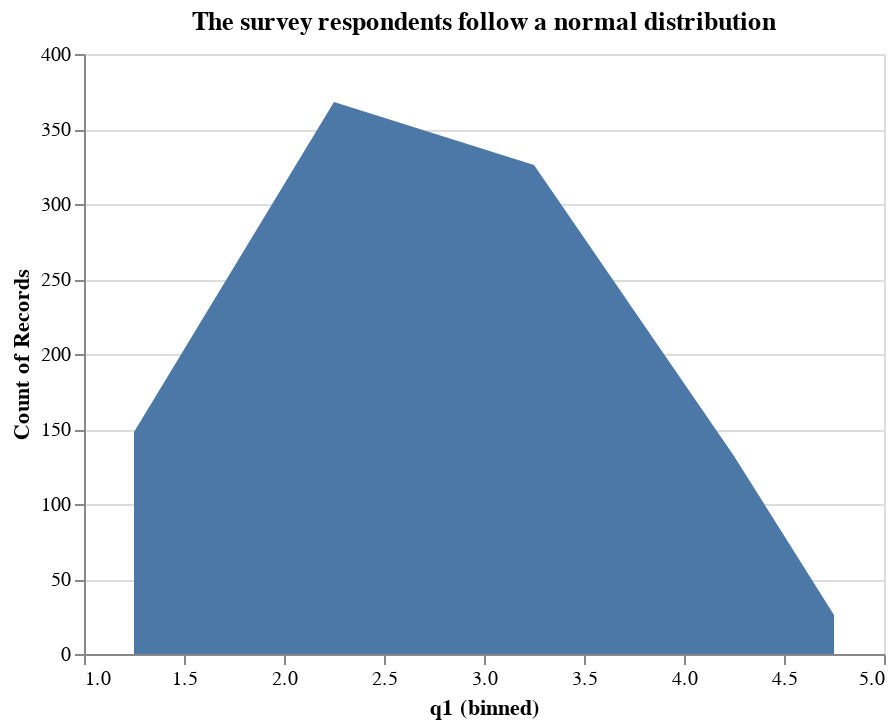

Notebook cell for this chart:
### Code cell
sample_chart = (
    alt.Chart(sample)
    .mark_area()
    .encode(alt.X("q1:Q", bin=True), y="count()",)
    .properties(title="The survey respondents follow a normal distribution")
)
sample_chart

### Figure 1 — Vega-Lite specification as saved in the notebook (floating-point values rounded to 4 significant figures; data arrays with more than 128 entries replaced by an {"elided": "..."} marker saying what was removed)
{"config": {"view": {"continuousWidth": 400, "continuousHeight": 300}}, "data": {"name": "data-4b3af405dbd9ed07896fb8d61b54155e"}, "mark": "area", "encoding": {"x": {"type": "quantitative", "bin": true, "field": "q1"}, "y": {"type": "quantitative", "aggregate": "count"}}, "title": "The survey respondents follow a normal distribution", "$schema": "https://vega.github.io/schema/vega-lite/v4.0.2.json", "datasets": {"data-4b3af405dbd9ed07896fb8d61b54155e": {"elided": "1000 records"}}}
